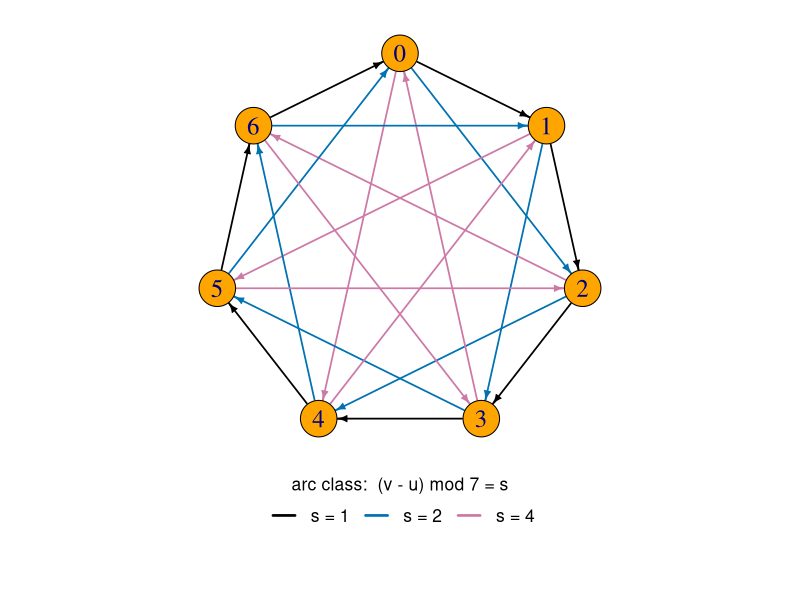

The R script that drew this image:
# Paley7.pdf (panel (b) of the cA3 figure, Section "threshold3"): Paley(7), the circulant
# tournament on Z_7 with connection set S = {1, 2, 4} (arc u -> v iff (v-u) mod 7 in S), drawn
# like cA3.pdf: residues on a circle (0 at top, clockwise), arcs coloured by step.
#
# Paley(7) is the n = 7 case of the circulant construction of Theorem thm:circulant-family
# (inverses e = (1, 2, 4) sum to 7), and the one case where three progressions, one of each
# step 1, 2, 4, induce it.  Self-verification before plotting: (a) tournament; (b) regular;
# (c) the three progressions P(0,1), P(4,2), P(5,4) have majority tournament Paley(7), and every
# arc is backward in exactly one of them.  The script stops on any mismatch.
library(igraph)
# writes Paley7.pdf into the current directory

n = 7
S = c(1, 2, 4)
adj = matrix(FALSE, n, n)
for (u in 0:(n - 1)) for (s in S) adj[u + 1, (u + s) %% n + 1] = TRUE
for (i in 1:(n - 1)) for (j in (i + 1):n) stopifnot(adj[i, j] + adj[j, i] == 1)   # tournament
stopifnot(all(rowSums(adj) == (n - 1) / 2))                                       # regular

prog = function(a, d) (a + (0:(n - 1)) * d) %% n
orders = list(prog(0, 1), prog(4, 2), prog(5, 4))
fwd = matrix(0L, n, n)
for (O in orders) {
  pos = integer(n); pos[O + 1] = 1:n
  for (u in 0:(n - 1)) for (v in 0:(n - 1)) if (adj[u + 1, v + 1] && pos[u + 1] < pos[v + 1])
    fwd[u + 1, v + 1] = fwd[u + 1, v + 1] + 1L
}
stopifnot(all(fwd[adj] == 2))    # every arc forward in exactly 2 of 3 voters: a unit-margin profile
cat("Paley(7) checks passed: tournament, regular, P(0,1), P(4,2), P(5,4) induce it with unit margin\n")

pal = c("1" = "#000000", "2" = "#0072B2", "4" = "#CC79A7")
edges = NULL; ecol = NULL
for (u in 0:(n - 1)) for (s in S) {
  edges = rbind(edges, c(u + 1, (u + s) %% n + 1)); ecol = c(ecol, pal[as.character(s)])
}
g = graph_from_edgelist(edges, directed = TRUE)
lay = t(sapply(1:n, function(i) { ang = pi / 2 - 2 * pi * (i - 1) / n; c(cos(ang), sin(ang)) }))

pdf("Paley7.pdf", width = 6.5, height = 7.3)
par(mar = c(0.5, 0.4, 0.4, 0.4), xpd = NA)
plot(g, layout = lay, ylim = c(-1.72, 1.03),
     vertex.color = "orange", vertex.label = 0:(n - 1),
     vertex.label.color = "navy", vertex.label.cex = 1.5, vertex.size = 20,
     edge.color = ecol, edge.width = 1.7, edge.arrow.size = 0.5, edge.curved = 0)
legend(x = 0, y = -1.30, xjust = 0.5, yjust = 1, horiz = TRUE,
       legend = paste0("s = ", names(pal)), col = pal, lwd = 2.6,
       bty = "n", cex = 1.05, seg.len = 1.4,
       title = expression("arc class:  (v - u) mod 7 = s"))
dev.off()
cat("Paley7.pdf written\n")
